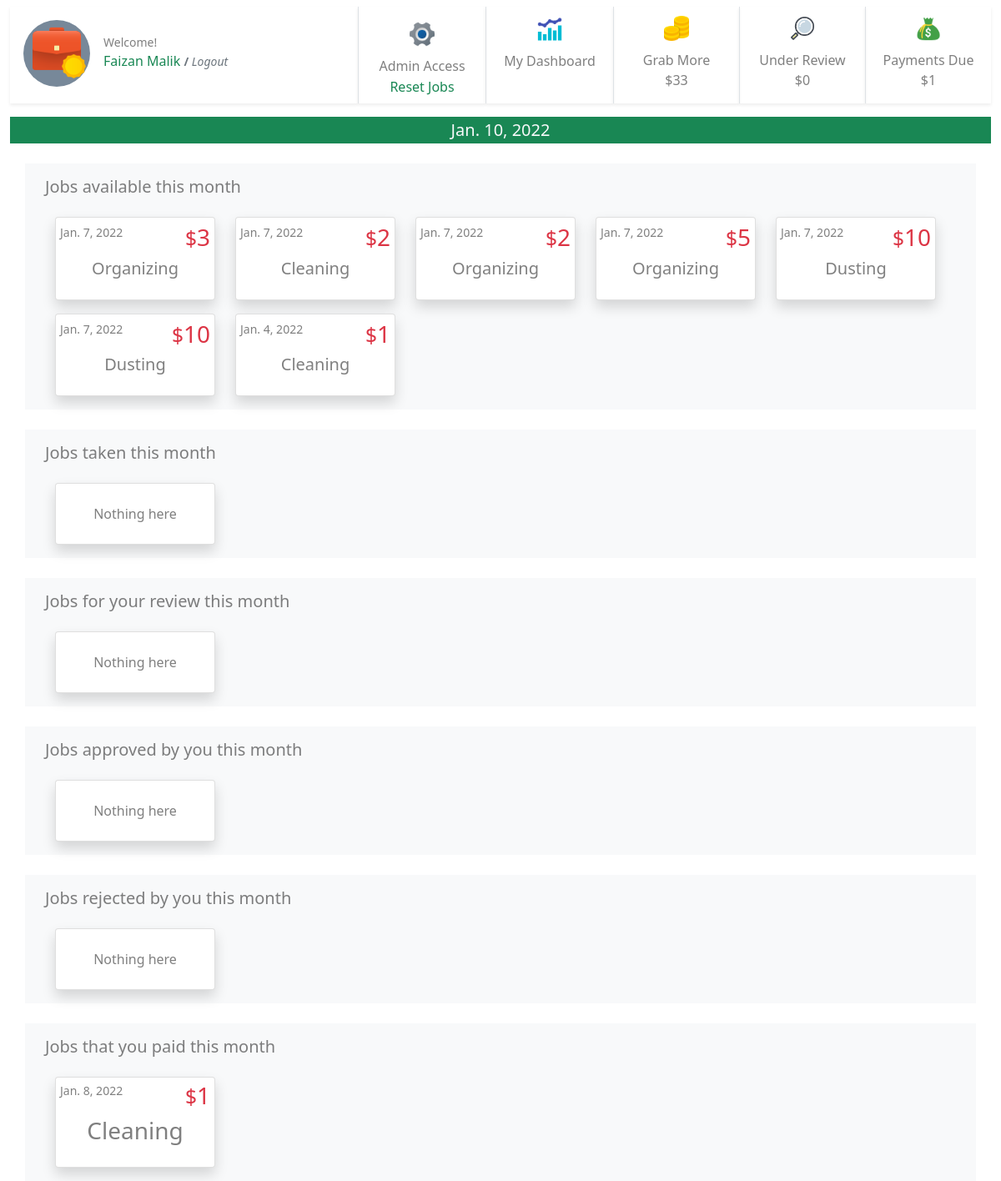
The app's page / (signed in), older data.
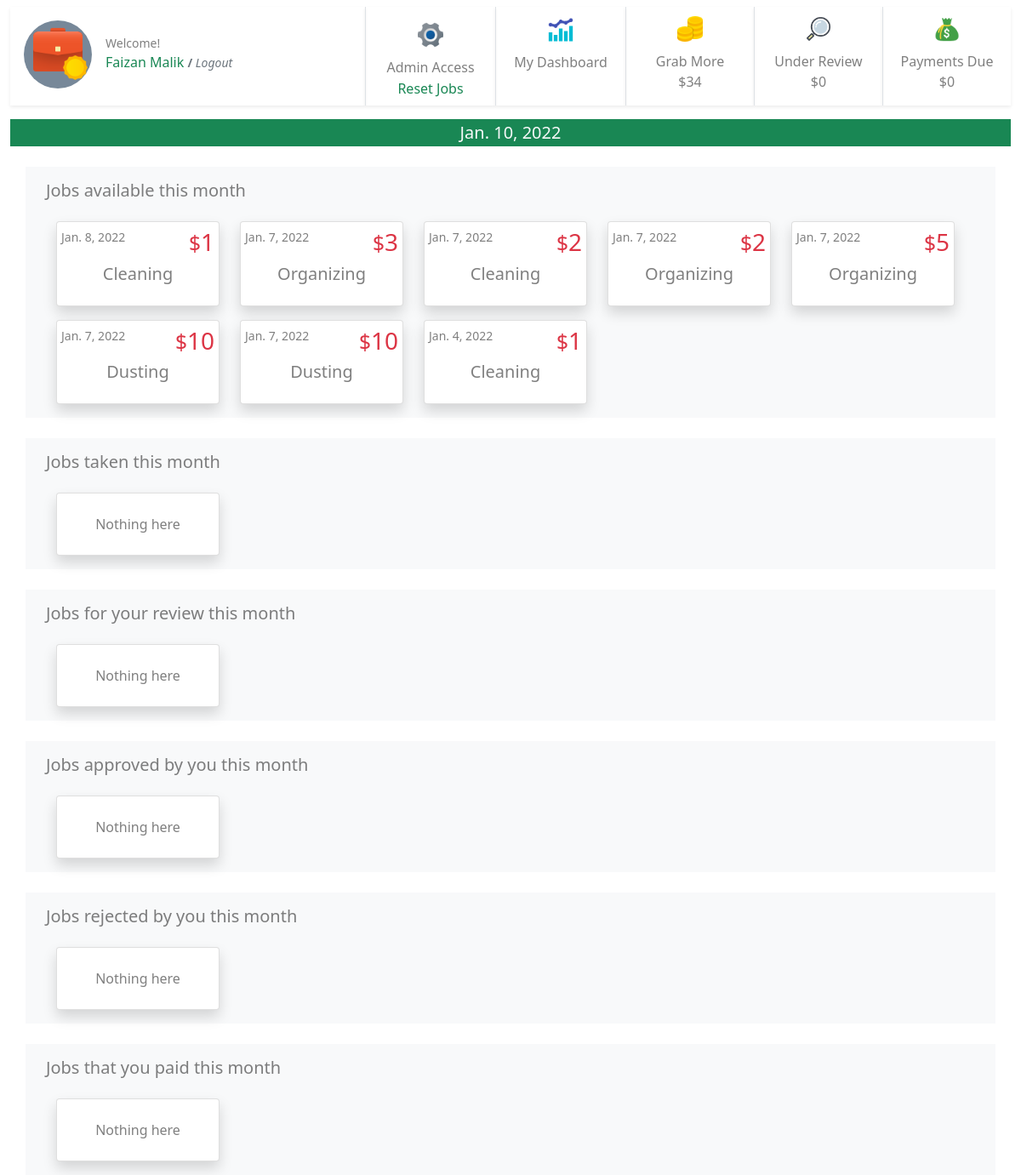
The same page, newer data.
### jobs/models.py (models this page shows, shortened)
class JobPost(models.Model):
    job_title = models.CharField(max_length=200)
    publish_date = models.DateTimeField('date published', auto_now_add=True)
    job_is_template = models.BooleanField(default=False)
    job_detail = models.CharField(max_length=200)
    job_price = models.IntegerField(default=0)
    job_taken = models.BooleanField(default=False)
    job_under_review = models.BooleanField(default=False)
    job_passed_review = models.BooleanField(default=False)
    job_taken_date = models.DateTimeField('date job taken', null=True, blank=True)
    job_done = models.BooleanField(default=False)
    job_done_date = models.DateTimeField('date job completed', null=True, blank=True)
    job_taker = models.ForeignKey(User, on_delete=models.CASCADE, null=True, blank=True, related_name='job_user')
    job_creator = models.ForeignKey(User, on_delete=models.CASCADE, null=True, blank=True, related_name='job_author')
    job_rejected_by_admin = models.BooleanField(default=False)
    job_expired = models.BooleanField(default=False)
    job_paid = models.BooleanField(default=False)
    job_payment_id = models.ForeignKey(Payments, on_delete=models.CASCADE, null=True, blank=True, related_name='job_payment_id')
    def __str__(self):
        return self.job_title

### jobs/views.py (the view, shortened to what this page needs)
# urls.py: path('', views.index, name='index'),
@login_required
def index(request):
    print("index - user is : ",request.user)
    user = User.objects.get(username = request.user)
    grps = request.user.groups.all()
    if len(grps) == 0:
        print("index - this user has no group")
        new_group = Group(name = request.user)
        new_group.save()
        user.groups.add(new_group)
    else:
        print("index - this user belongs to group", grps)
    user_group = Group.objects.get(user = request.user)
    print('user_group \n', user_group)
    users_in_a_group = User.objects.filter(groups=user_group)
    print('users in group \n',users_in_a_group )
    def job_creators(users_in_a_group):
        poster = None
        for u in users_in_a_group:
            job_list_1 = JobPost.objects.filter(job_creator = u).order_by('-id')
            print (u, job_list_1, len(job_list_1))
            if len(job_list_1) > 0:
                print("job creator is", u.id)
                poster = u
                print(u)
            else:
                print('None')
        return poster
    date_today = timezone.datetime.now()
    this_family_jobs = JobPost.objects.filter(publish_date__month=date_today.month).filter(job_creator=job_creators(users_in_a_group))
    this_family_jobs_today = JobPost.objects.filter(publish_date__day=date_today.day).filter(job_creator=job_creators(users_in_a_group))
    print('this_family_jobs : ', this_family_jobs)
    if request.user.is_staff:
        print("I am a staff")
        my_jobs_under_review = this_family_jobs.filter(job_taker=user).filter(job_taken= True).filter(job_under_review= True).order_by('-id')
        my_jobs_acceptably_done = this_family_jobs.filter(job_taker=user).filter(job_taken=True).filter(job_done=True).filter(job_passed_review= True).order_by('-id')
        jobs_under_review = this_family_jobs.filter(job_taken= True).filter(job_under_review= True).order_by('-id')
        jobs_acceptably_done = this_family_jobs.filter(job_taken=True).filter(job_done=True).filter(job_passed_review= True).filter(job_paid=False).order_by('-id')
        jobs_review_rejected_by_admin = this_family_jobs.filter(job_taken=True).filter(job_done=True).filter(job_rejected_by_admin = True).order_by('-id')
        my_jobs_review_rejected_by_admin = this_family_jobs.filter(job_taker=user).filter(job_taken=True).filter(job_done=True).filter(job_rejected_by_admin = True).order_by('-id')
        jobs_paid = this_family_jobs.filter(job_taken=True).filter(job_done=True).filter(job_passed_review= True).filter(job_paid=True).order_by('-id')
        job_list = this_family_jobs.filter(job_taken= False).order_by('-id')
        job_gone = this_family_jobs.filter(job_taken= True).order_by('-id')
        my_unfinished_jobs = this_family_jobs.filter(job_taker=user).filter(job_taken=True).filter(job_done=False).order_by('-id')
        all_unfinished_jobs = this_family_jobs.filter(job_taken=True).filter(job_done=False).order_by('-id')
        my_done_jobs = this_family_jobs.filter(job_taker=user).filter(job_done=True).order_by('-id')
        all_done_jobs = this_family_jobs.filter(job_taken=True).filter(job_done=True).order_by('-id')
        my_money_under_review_this_month = this_family_jobs.filter(job_taken=True).filter(job_under_review= True).filter(job_done=True).aggregate(Sum('job_price'))
        my_total_this_mont = this_family_jobs.filter(job_taken=True).filter(job_done=True).filter(job_passed_review= True).aggregate(Sum('job_price'))
        unclaimed = this_family_jobs.filter(job_taken= False).aggregate(Sum('job_price'))
    template = loader.get_template('jobs/index.html')
    print("Money", my_money_under_review_this_month)
    if request.user == 'AnonymousUser':
        usr = "None"
    else:
        usr = request.user
    context = {
     'job_list': job_list,
     'job_gone' : job_gone,
     'my_unfinished_jobs' : my_unfinished_jobs,
     'my_done_jobs' : my_done_jobs,
     'user': usr,
     'my_money_under_review_this_month':my_money_under_review_this_month,
     'my_total_this_mont': my_total_this_mont,
     'unclaimed': unclaimed,
     'all_unfinished_jobs' : all_unfinished_jobs,
     'all_done_jobs' : all_done_jobs,
     'jobs_acceptably_done' : jobs_acceptably_done,
     'jobs_under_review' : jobs_under_review,
     'my_jobs_acceptably_done' : my_jobs_acceptably_done,
     'my_jobs_under_review' : my_jobs_under_review,
     'date_today' : timezone.datetime.now(),
     'jobs_review_rejected_by_admin' : jobs_review_rejected_by_admin,
     'my_jobs_review_rejected_by_admin' : my_jobs_review_rejected_by_admin,
     'jobs_paid' : jobs_paid,
     }
    return HttpResponse(template.render(context, request))

### jobs/templates/jobs/index.html (shortened to what the changed rows need)
{% extends "jobs/base.html" %} {% load static %} {% block user %} {{user.first_name}} {{user.last_name}}{% endblock user %} {% block content %}
{% if user.is_staff %}
<div class="container bg-light">
    <div class="row justify-content-start flex-wrap">
        {% if job_list %} {% for q in job_list %}
        <div class="card ms-4 mb-3 shadow rounded p-0" style="width: 12rem;">
            <a class="btn p-0" href="{% url 'jobs:detail' q.id%}" style="width: 100%;">
                <div class="card-body p-0">
                    <div class="d-flex justify-content-between">
                        <small class="card-text text-black-50 mt-1 ms-1">{{q.publish_date.date}}</small>
                        <h3 class="text-danger mt-1 me-1 "><small>$</small>{{q.job_price}}</h3>
                    </div>
                    <h5 class="card-title pb-3 text-center text-black-50">{{ q.job_title }}</h5>
            </a>
            </div>
        </div>
        {% endfor %} {% else %}
        <div class="card ms-4 mb-3 shadow bg-body rounded p-0" style="width: 12rem;">
            <div class="card-body mt-2 pb-0">
                <p class="card-title pb-3 text-center text-black-50">No jobs available</p>
            </div>
        </div>
        {% endif %}
<div class="container bg-light">
    <div class="row">
        {% if jobs_paid %} {% for q in jobs_paid %}
        <div class="card ms-4 mb-3 shadow bg-body rounded p-0" style="width: 12rem;">
            <a class="btn p-0" href="{% url 'jobs:detail' q.id%}" style="width: 100%;">
                <div class="card-body p-0 ">
                    <div class="d-flex justify-content-between">
                        <small class="card-text text-black-50 mt-1 ms-1">{{q.job_done_date.date}}</small>
                        <h3 class="text-danger mt-1 me-1 "><small>$</small>{{q.job_price}}</h3>
                    </div>
                    <h3 class="card-title pb-3 text-center text-black-50">{{ q.job_title }}</h3>
                </div>
                <a class="btn p-0" href="{% url 'jobs:detail' q.id%}" style="width: 100%;"></a>
        </div>
        {% endfor %} {% else %}
        <div class="card ms-4 mb-3 shadow bg-body rounded p-0" style="width: 12rem;">
            <div class="card-body mt-2 pb-0">
                <p class="card-title pb-3 text-center text-black-50">Nothing here</p>
            </div>
        </div>
        {% endif %}
    </div>
</div>
{% endif %} {% endblock content %} {% block sidebar %}
<div class="d-flex flex-row ">
    <div class="d-flex flex-row ">
        <div class=" mt-2 mb-2  text-center border-start shadow-sm">
            <div class="" style="width: 150px;">
                <div class="">
                    <p class="m-0 text-black-50 fs-6">Grab More</p> {% if unclaimed.job_price__sum != None %}
                    <p class="text-black-50 fs-6">${{unclaimed.job_price__sum}}</p>
                    {% else %}
                    <p class="text-black-50 fs-6">$0</p>
                    {% endif %}
                </div>
            </div>
        </div>
        <div class=" mt-2 mb-2  text-center border-start shadow-sm">
            <div class="" style="width: 150px;">
                <div class="">
                    {% if user.is_staff %}
                    <p class="m-0 text-black-50">
                        Payments Due
                    </p>
                    {% else %}
                    <p class="m-0 text-black-50">Your Money</p>
                    {% endif %} {% if my_total_this_mont.job_price__sum != None %}
                    <p class="text-black-50 fs-6">${{my_total_this_mont.job_price__sum}}</p>
                    {% else %}
                    <p class="text-black-50 fs-6">$0</p>
                    {% endif %}
                </div>
            </div>
        </div>
    </div>
</div>
{% endblock sidebar %}

Row changes from the older to the newer data that the page shows:
changed JobPost "Jan. 8, 2022": moves from the list under "Jobs that you paid this month" to the list under "Jobs available this month"
Text that changed along with them:
{{ unclaimed.job_price__sum }}: "33" → "34"
{{ my_total_this_mont.job_price__sum }}: "1" → (not shown)
text now shown: "$0 Nothing here"
